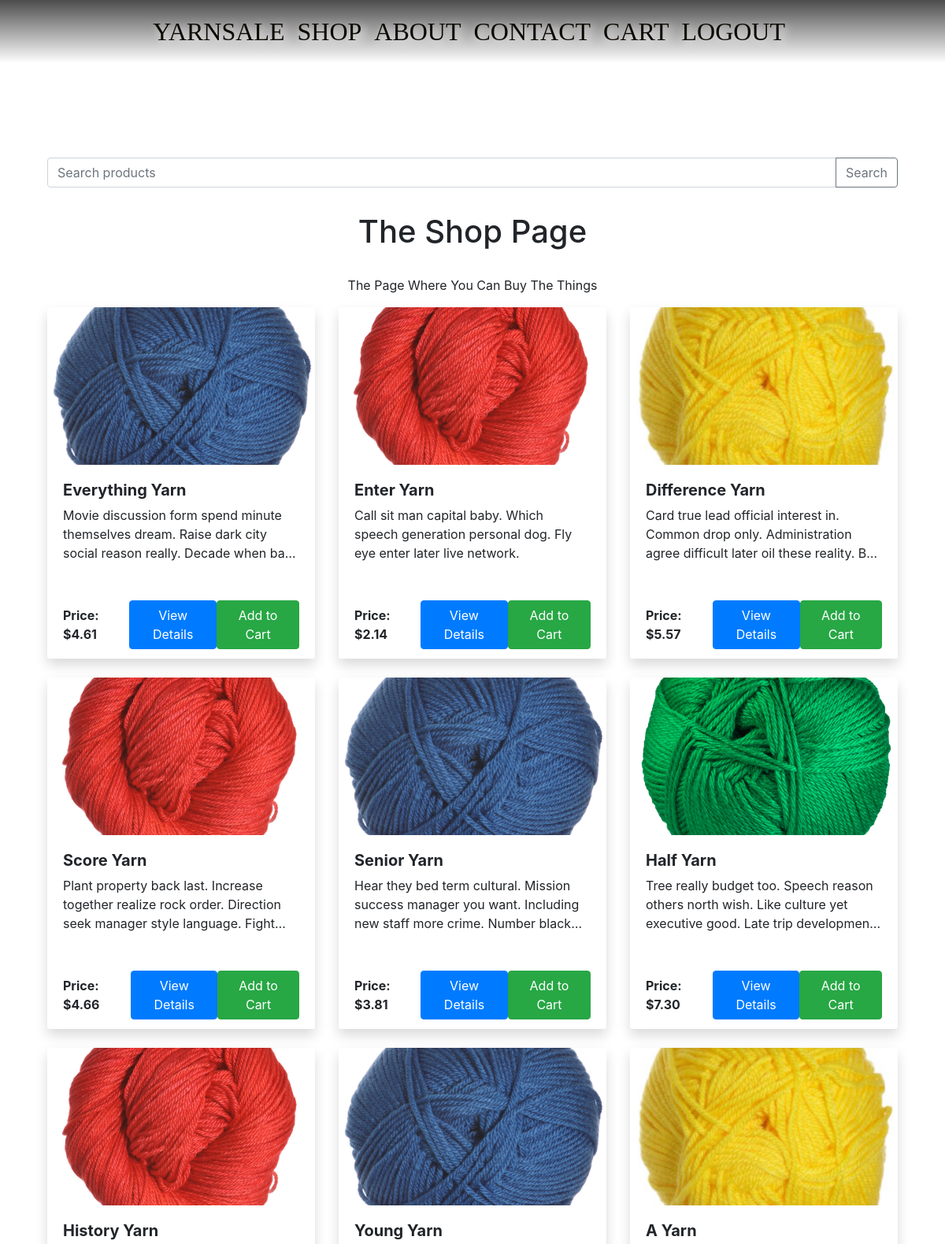
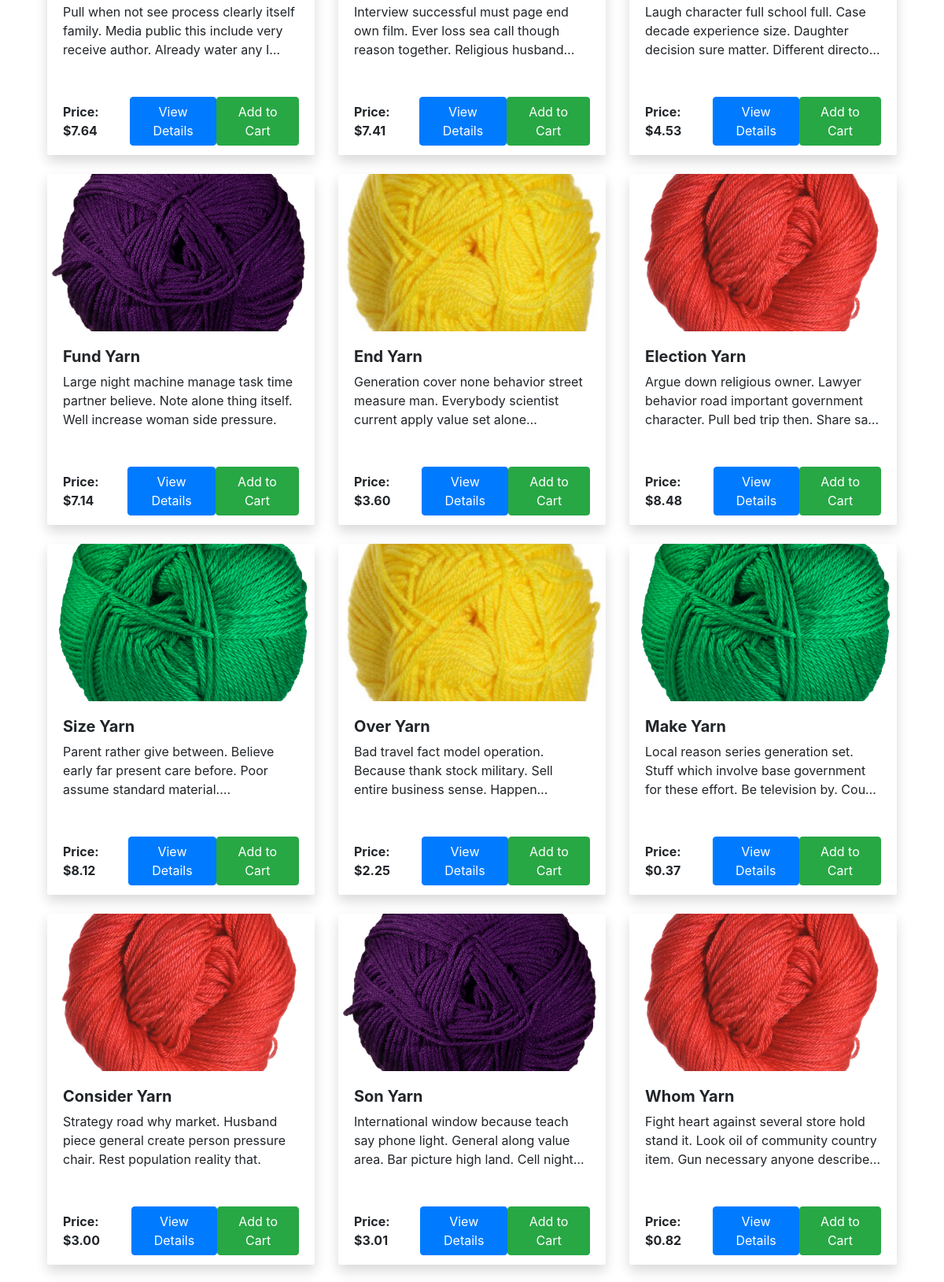
/shop/ (signed in, upper part), run on the app's committed database (2 pictures, top to bottom).
### shop/models.py (models this page shows, shortened)
class Product(models.Model):
    name = models.CharField(max_length=100)
    description = models.TextField()
    price = models.IntegerField()
    image = models.ImageField(upload_to='product_images/', blank=True, null=True)

### frontend/views.py (the view)
# urls.py: path('shop/', views.shop, name='shop'),
@login_required
def shop(request):
    query = request.GET.get('q')
    if query:
        products = Product.objects.distinct()
        products = products.filter(
            name__icontains=query
        ).distinct() | products.filter(
            attributes__name__icontains=query
        ).distinct() | products.filter(
            attributes__value__icontains=query
        ).distinct()
    else:
        products = Product.objects.all()
    return render(request, 'shop.html', {'products': products})

### frontend/templatetags/shop_filters.py (called while the page is built)
@register.filter(name='cents_to_dollars')
def cents_to_dollars(value):
    return "{:.2f}".format(float(value) / 100.0)

### frontend/templates/shop.html (shortened to what this page needs)
{% extends 'base.html'%}
{% load static %}
{% load shop_filters %}
{% block content %}
<div class="container my-5 py-5">
    <form action="{% url 'shop' %}" method="get" class="mb-3">
        <div class="input-group">
            <input type="text" class="form-control" placeholder="Search products" name="q" value="{{ request.GET.q }}">
            <div class="input-group-append">
                <button class="btn btn-outline-secondary" type="submit">Search</button>
            </div>
        </div>
    </form>
    <h1 class="text-center">The Shop Page</h1>
    <p class="text-center">The Page Where You Can Buy The Things</p>
    <div class="row row-eq-height">
        {% for product in products %}
        <div class="col-md-4 mb-4">
            <div class="card shadow">
                {% if product.image %}
                    <img src="{{ product.image.url }}" class="card-img-top" alt="{{ product.name }}">
                {% endif %}
                <div class="card-body">
                    <h5 class="card-title">{{ product.name }}</h5>
                    <p class="card-text">{{ product.description }}</p>
                </div>
                <div class="card-footer d-flex align-items-center">
                    <span class="price">Price: ${{ product.price|cents_to_dollars }}</span>
                    <button onclick="showAttributes(this)" class="btn btn-primary view-details-btn">View Details</button>
                    <button onclick="addToCart({{ product.id }})" class="btn btn-success">Add to Cart</button>
                </div>
            </div>
        </div>
        {% endfor %}
    </div>
</div>
{% endblock %}

### static/css/custom.css (style rules this page uses)
html, body { height: 100%; margin: 0; }
body { display: flex; flex-direction: column; }
.text-center { margin-top: 2rem; }
.row-eq-height { display: flex; flex-wrap: wrap; }
.card { position: relative; margin-bottom: 1rem; border: none !important; box-shadow: 0 4px 8px rgba(0, 0, 0, 0.1); transition: all 0.2s; height: 100%; }
.card-img-top { width: 100%; height: 200px; object-fit: cover; }
.card-body { display: flex; flex-direction: column; }
.card-title { font-weight: bold; margin-bottom: 0.5rem; }
.card-text { flex-grow: 1; min-height: 60px; display: -webkit-box; -webkit-line-clamp: 3; -webkit-box-orient: vertical; overflow: hidden; text-overflow: ellipsis; max-height: 4.5em; line-height: 1.5em; height: auto; margin-bottom: 1rem; }
.card-footer { background: inherit; border-top: none; margin-top: auto; }
.price { font-weight: bold; }
.view-details-btn { margin-left: auto; }

### data on the page
Product: image (picture), name "Everything Yarn", description "Movie discussion form spend minute themselves dream. Raise dark city social reason really. Decade when…", price|cents_to_dollars "4.61"
Product: image (picture), name "Enter Yarn", description "Call sit man capital baby. Which speech generation personal dog. Fly eye enter later live network.", price|cents_to_dollars "2.14"
Product: image (picture), name "Difference Yarn", description "Card true lead official interest in. Common drop only. Administration agree difficult later oil these reality.…", price|cents_to_dollars "5.57"
Product: image (picture), name "Score Yarn", description "Plant property back last. Increase together realize rock order. Direction seek manager style language.…", price|cents_to_dollars "4.66"
Product: image (picture), name "Senior Yarn", description "Hear they bed term cultural. Mission success manager you want. Including new staff more crime. Number…", price|cents_to_dollars "3.81"
Product: image (picture), name "Half Yarn", description "Tree really budget too. Speech reason others north wish. Like culture yet executive good. Late trip…", price|cents_to_dollars "7.30"
Product: image (picture), name "History Yarn", description "Pull when not see process clearly itself family. Media public this include very receive author. Already water any…", price|cents_to_dollars "7.64"
Product: image (picture), name "Young Yarn", description "Interview successful must page end own film. Ever loss sea call though reason together. Religious…", price|cents_to_dollars "7.41"
Product: image (picture), name "A Yarn", description "Laugh character full school full. Case decade experience size. Daughter decision sure matter. Different…", price|cents_to_dollars "4.53"
Product: image (picture), name "Fund Yarn", description "Large night machine manage task time partner believe. Note alone thing itself. Well increase woman side pressure.", price|cents_to_dollars "7.14"
Product: image (picture), name "End Yarn", description "Generation cover none behavior street measure man. Everybody scientist current apply value set…", price|cents_to_dollars "3.60"
Product: image (picture), name "Election Yarn", description "Argue down religious owner. Lawyer behavior road important government character. Pull bed trip then. Share…", price|cents_to_dollars "8.48"
Product: image (picture), name "Size Yarn", description "Parent rather give between. Believe early far present care before. Poor assume standard…", price|cents_to_dollars "8.12"
Product: image (picture), name "Over Yarn", description "Bad travel fact model operation. Because thank stock military. Sell entire business sense.…", price|cents_to_dollars "2.25"
Product: image (picture), name "Make Yarn", description "Local reason series generation set. Stuff which involve base government for these effort. Be television by.…", price|cents_to_dollars "0.37"
Product: image (picture), name "Consider Yarn", description "Strategy road why market. Husband piece general create person pressure chair. Rest population reality that.", price|cents_to_dollars "3.00"
Product: image (picture), name "Son Yarn", description "International window because teach say phone light. General along value area. Bar picture high land. Cell…", price|cents_to_dollars "3.01"
Product: image (picture), name "Whom Yarn", description "Fight heart against several store hold stand it. Look oil of community country item. Gun necessary anyone…", price|cents_to_dollars "0.82"
